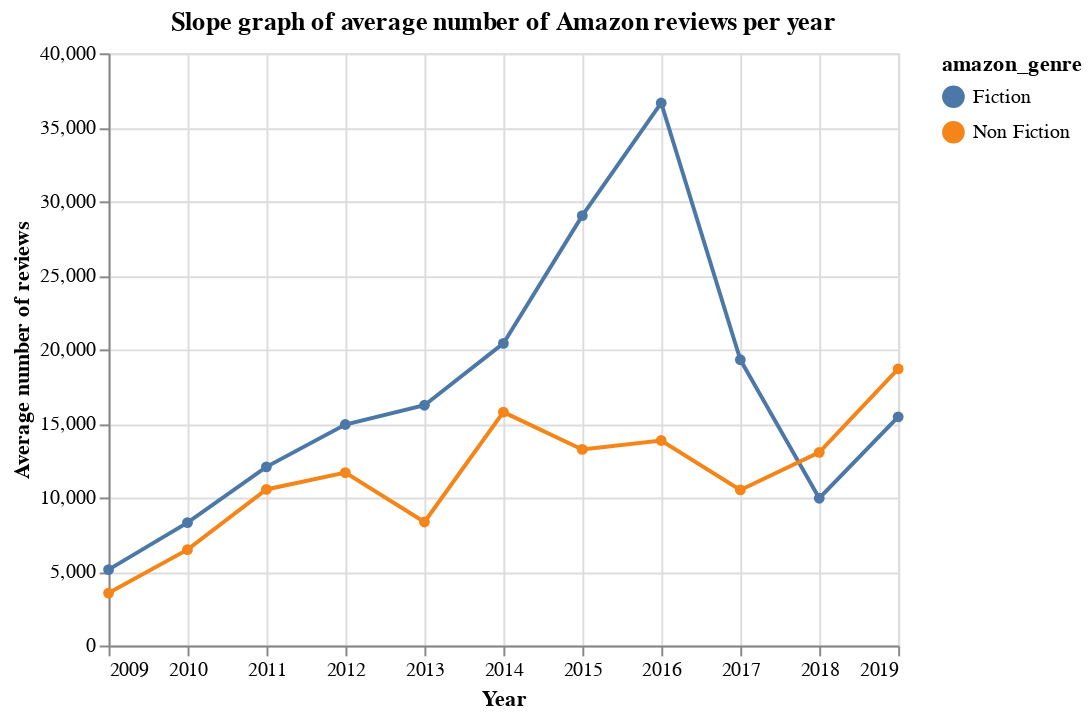

The notebook cell this image was saved under:
### Code cell
#View 3 
click = alt.selection_multi(
    fields = ["amazon_genre"], bind = "legend")

slope_graph_amazon = alt.Chart(final, 
    title = "Slope graph of average number of Amazon reviews per year"
    ).mark_line(opacity=0.5, point=True).add_selection(click).encode(
    alt.X('amazon_year:T', title = "Year"),
    alt.Y('mean(amazon_num_reviews):Q', title = "Average number of reviews"),
    alt.Color('amazon_genre:N'),
    alt.Tooltip('amazon_genre:N'), 
    opacity = alt.condition(click, alt.value(1.0), alt.value(0.2))
).properties(
    width={"step": 100} # adjust the step parameter
)

slope_graph_amazon

### Figure 1 — Vega-Lite specification as saved in the notebook (floating-point values rounded to 4 significant figures; data arrays with more than 128 entries replaced by an {"elided": "..."} marker saying what was removed)
{"config": {"view": {"continuousWidth": 400, "continuousHeight": 300}}, "data": {"name": "data-32430c9fc5daefd27cebb5637feb4e19"}, "mark": {"type": "line", "opacity": 0.5, "point": true}, "encoding": {"color": {"field": "amazon_genre", "type": "nominal"}, "opacity": {"condition": {"value": 1.0, "selection": "selector022"}, "value": 0.2}, "tooltip": {"field": "amazon_genre", "type": "nominal"}, "x": {"field": "amazon_year", "title": "Year", "type": "temporal"}, "y": {"aggregate": "mean", "field": "amazon_num_reviews", "title": "Average number of reviews", "type": "quantitative"}}, "selection": {"selector022": {"type": "multi", "fields": ["amazon_genre"], "bind": "legend"}}, "title": "Slope graph of average number of Amazon reviews per year", "width": {"step": 100}, "$schema": "https://vega.github.io/schema/vega-lite/v4.17.0.json", "datasets": {"data-32430c9fc5daefd27cebb5637feb4e19": {"elided": "165 records"}}}
